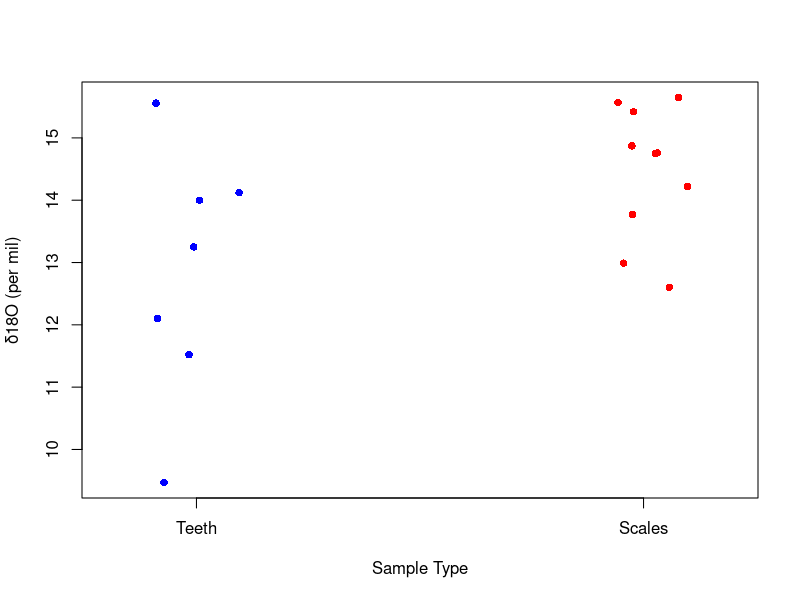
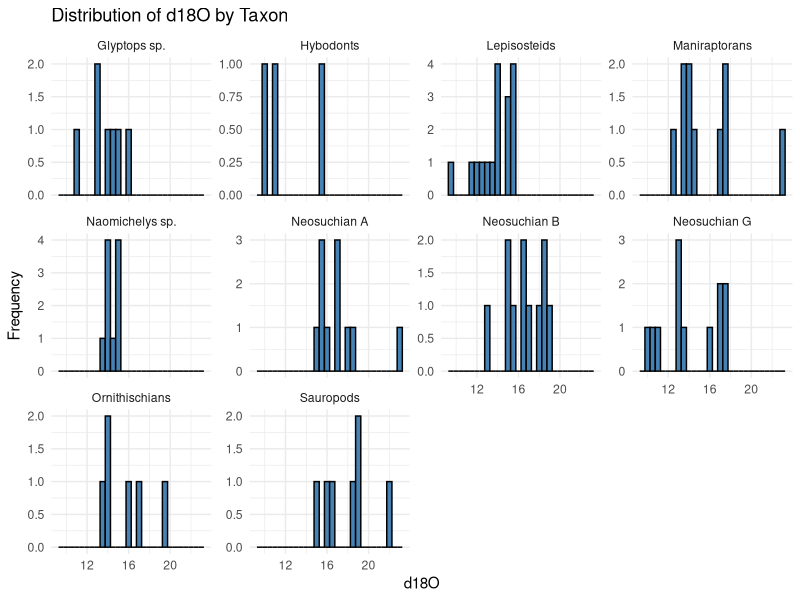
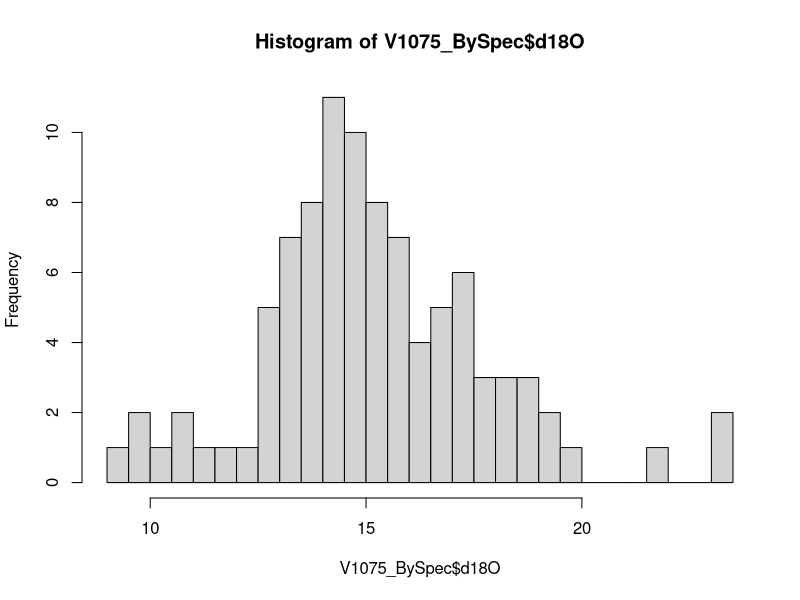

Reproduce these figures in R, in order. (Note: this script raises an error after producing the figures.)
library(dplyr)
# For now, just source from local 
setwd("/Users/allen/Documents/GitHub/1075_Vertebrate_d18Op/Data")
V1075_BySpec <- read.csv("V1075_BySpec.csv")
raw <- read.csv("V1075_PhosphateData_8-18-23_copy.csv")
NIST120c <- read.csv("V1075_NIST120c.csv")

# Remove d18OVSMOW column from V1075_BySpec, this column is an artifact
V1075_BySpec <- V1075_BySpec %>% select(-d18O..VSMOW.)
# Remove Allosauroid data, it can't be used for stats because n = 1
V1075_BySpec_forstats <- V1075_BySpec[which(V1075_BySpec$Taxon != "Allosauroid"),]
table(V1075_BySpec_forstats$Taxon)
# subset the Glyptops, Neosuchian G, and gar
  
  # gar first
    gar <- V1075_BySpec[which(V1075_BySpec$Taxon == "Lepisosteids"),]
    # test it (should be 17 rows)
      nrow(gar)
    
    #subset gar teeth vs gar scales
    gar_teeth <- gar[which(gar$Element.type == "tooth"),]
    # test it (should be 7 rows)
    nrow(gar_teeth)
    # now scales
    gar_scales <- gar[which(gar$Element.type == "ganoid scale"),]
    # test it (should be 10)
    nrow(gar_scales)
    
  # now Glyptops
    turtle <- V1075_BySpec[which((V1075_BySpec$Taxon == "Glyptops sp.")),]
    # test it (should be 7 rows)
    nrow(turtle)
    
  # now Neosuchian G
    croc_g <- V1075_BySpec[which((V1075_BySpec$Taxon == "Neosuchian G")),]
    # test it (should be 12 rows)
    nrow(croc_g)
    
# plotting gar data to look at distributions
# need to decide whether to include teeth or not
    # Combine the data into a list
data <- list(Teeth = gar_teeth$d18O, Scales = gar_scales$d18O)

# Create a strip chart
stripchart(data,
           vertical = TRUE,            # Make the plot vertical
           method = "jitter",          # Add jitter to avoid overlap
           col = c("blue", "red"),     # Colors for teeth and scales
           pch = 16,                   # Use filled circles for points
           xlab = "Sample Type",       # X-axis label
           ylab = "δ18O (per mil)")    # Y-axis label


# Inspect the Data --------------------------------------------------------

# Load necessary library
library(dplyr)

# Group data by Taxon and perform Shapiro-Wilk test on d18O
normality_results <- V1075_BySpec_forstats %>%
  group_by(Taxon) %>%
  summarise(
    Shapiro_W_p = shapiro.test(d18O)$p.value,  # p-value of Shapiro-Wilk test
    Shapiro_W_statistic = shapiro.test(d18O)$statistic  # W statistic of Shapiro-Wilk test
  )

# Print the results
print(normality_results)

# Optional: Highlight taxa that deviate from normality
normality_results %>%
  mutate(Normality = ifelse(Shapiro_W_p > 0.05, "Normal", "Not Normal")) %>%
  print()

# Visualize distributions for each Taxon
library(ggplot2)

ggplot(V1075_BySpec_forstats, aes(x = d18O)) +
  geom_histogram(binwidth = 0.5, fill = "steelblue", color = "black") +
  facet_wrap(~Taxon, scales = "free_y") +
  labs(title = "Distribution of d18O by Taxon",
       x = "d18O",
       y = "Frequency") +
  theme_minimal()

# Test to see if whole distribution is normal and unimodal
hist(V1075_BySpec$d18O, breaks = 20)
shapiro.test(V1075_BySpec$d18O)
summary(V1075_BySpec$d18O)
summary(turtle$d18O)

# simple models of diageneitc influence
d18Ow <- 0
d18Op <- 15
118.7 - 4.22*(d18Op - d18Ow) 

T <- c(50,100,150)
d18Op + (118.7 - T) / 4.22
# water reconstruction ----------------------------------------------------

# from turtle
    # d18Owater <- 1.01 *(d18O..VSMOW.) - 22.3 #Barrick et al. (1999)
    
    mean_turtle_d18Op <- mean(turtle$d18O)
    turtle_water <- 1.01 *(mean_turtle_d18Op) - 22.3
     # I am satisfied with this value, it is consistent

#from croc
    # d18Owater <- 0.82 * V1075_BySpec$d18O - 19.93

    mean_crocg_d18Op <- mean(croc_g$d18O)
    croc_water <- 0.82 * mean_crocg_d18Op - 19.93
    
    
    
    # I am happy with this value, it is consistent
    
    t.test(turtle$d18O, croc_g$d18O, var.equal = FALSE)
    
    cw <- Amiot_slope * croc_g$d18O - (-Amiot_intercept)
    tw <- Barrick_slope *(turtle$d18O) - (-Barrick_intercept)
    mean(cw)
    sd(cw)/sqrt(length(cw))
    mean(tw)
    sd(tw)/sqrt(length(tw))
    t.test(cw, tw, var.equal = FALSE)
    
# dual-taxon temperature --------------------------------------------------
# first NIST120c
    NIST120c_mean <- mean(NIST120c$d.18O.16O)
# gar scale temp
    mean_d18Op_gar_scales <- mean(gar_scales$d18O)
    temp_TurtleFishscales <- 118.7 - 4.22*((mean_d18Op_gar_scales  +(22.6 - NIST120c_mean)) - turtle_water) 
    
# gar teeth temp
    mean_d18Op_gar_teeth <- mean(gar_teeth$d18O)
    temp_TurtleFishteeth <- 118.7 - 4.22*((mean_d18Op_gar_teeth  +(22.6 - NIST120c_mean)) - turtle_water) 
    
# gar all
    mean_d18Op_gar_all <- mean(gar$d18O)
    temp_TurtleFishall <- 118.7 - 4.22*((mean_d18Op_gar_all  +(22.6 - NIST120c_mean)) - turtle_water) 

# gar all AND turtlecroc all
    allwater <- mean(turtle_water,croc_water)
    temp_multitaxa <- 118.7 - 4.22*((mean_d18Op_gar_all  +(22.6 - NIST120c_mean)) - allwater) 
   
   
# Transfer Function -------------------------------------------------------
    # water temp
   # Tw <- temp_TurtleFishall
    Tw <- 25
    # transfer function for growing season water temp to mean annual air temp from Hren and Sheldon (2012):
    MAAT <- -0.0146 * (Tw^2) +
      1.753 * Tw - 
      16.079
  

    # Define coefficients
    intercept <- 3.72984
    slope <- 0.78520
    
    # Input Tw_AMJJAS value
    Tw_AMJJAS <- 26  # Replace with your value
    
    # Calculate Ta_AMJJAS
    Ta_AMJJAS <- intercept + slope * Tw_AMJJAS
    print(Ta_AMJJAS)
